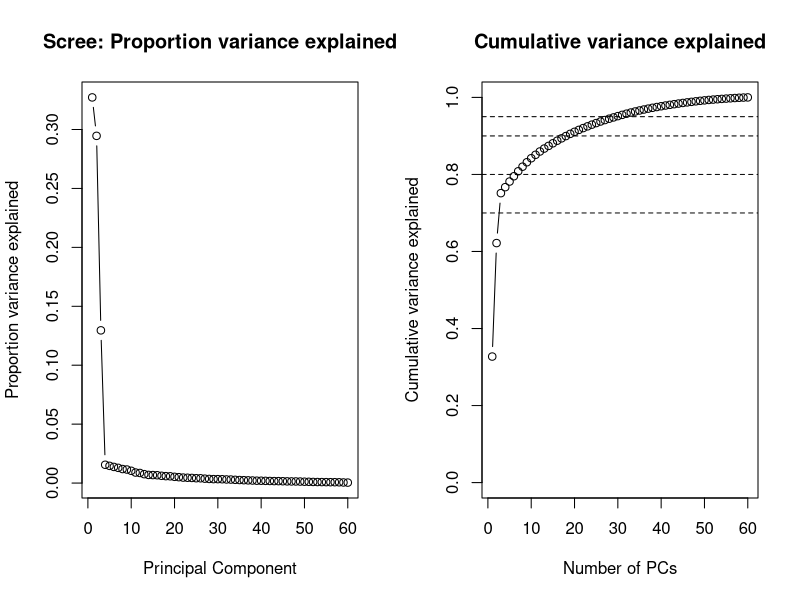
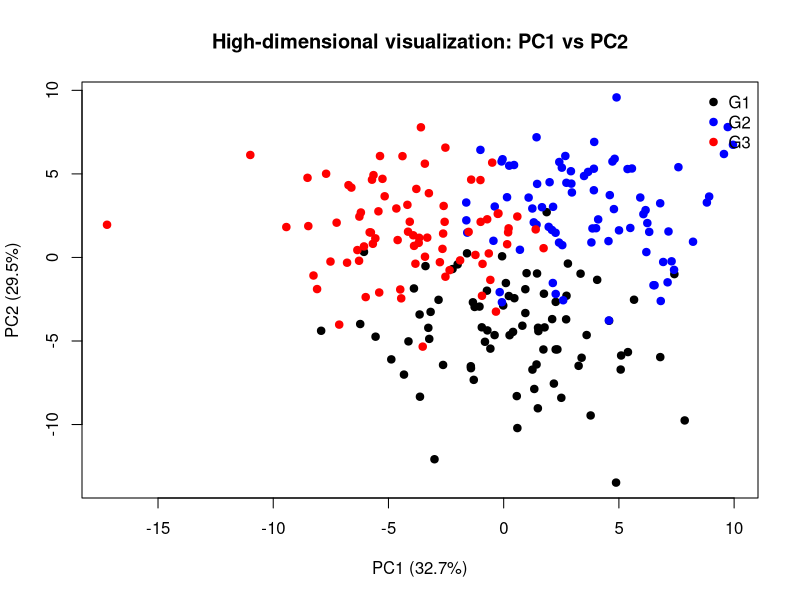
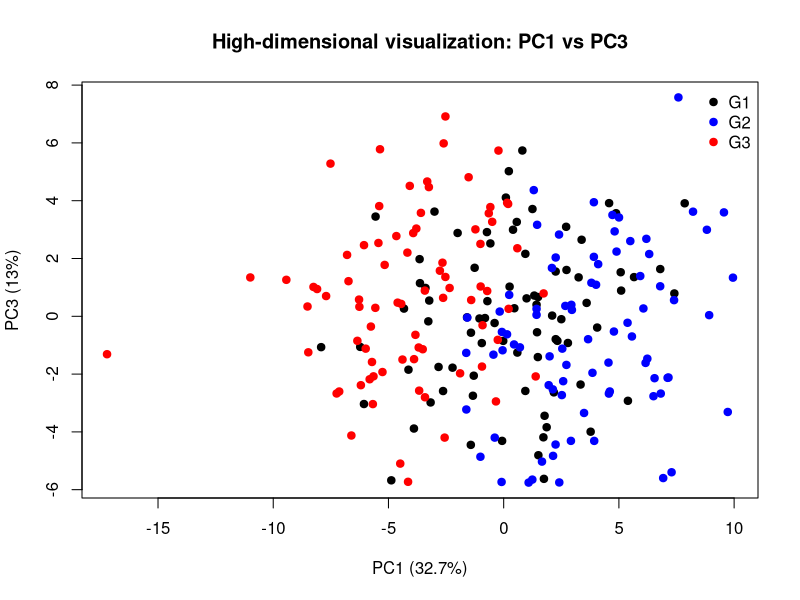

R code for these plots, in order:
# ============================================================
# PCA for high-dimensional visualization (simulated data)
# - Simulate p-dimensional data with known group structure
# - Run PCA and visualize PC1 vs PC2 (and optionally PC3)
# - Show how variance explained matters for interpretation
# ============================================================

set.seed(7670)

# ----------------------------
# 1) Simulate high-dimensional data with group structure
# ----------------------------
n_per_group <- 80
G <- 3
n <- n_per_group * G
p <- 60  # high dimension

group <- factor(rep(paste0("G", 1:G), each = n_per_group))

# Create a low-dimensional "signal" subspace of dimension q
q <- 3

# Latent scores for each observation (q-dimensional)
Z <- matrix(rnorm(n * q), nrow = n, ncol = q)

# Add group mean shifts in latent space (creates separable structure)
mu_latent <- rbind(
  c( 2.0,  0.0,  0.0),
  c( 0.0,  2.0,  0.0),
  c( 0.0,  0.0,  2.0)
)
Z <- Z + mu_latent[as.integer(group), ]

# Map latent signal into p-dimensional observed space via a random loading matrix
A <- matrix(rnorm(p * q), nrow = p, ncol = q)

# Noise level controls how visible separation is in PCs
sigma_eps <- 1.0
E <- matrix(rnorm(n * p, sd = sigma_eps), nrow = n, ncol = p)

# Observed data matrix (n x p)
X <- Z %*% t(A) + E
colnames(X) <- paste0("X", 1:p)

# ----------------------------
# 2) Run PCA
# ----------------------------
# Standardize since variables are arbitrary / on comparable footing
pca <- prcomp(X, center = TRUE, scale. = TRUE)

# Variance explained
eig <- pca$sdev^2
pve <- eig / sum(eig)

# Scree plot + cumulative variance explained
par(mfrow = c(1, 2))

plot(pve, type = "b",
     xlab = "Principal Component",
     ylab = "Proportion variance explained",
     main = "Scree: Proportion variance explained")

plot(cumsum(pve), type = "b", ylim = c(0, 1),
     xlab = "Number of PCs",
     ylab = "Cumulative variance explained",
     main = "Cumulative variance explained")
abline(h = c(0.7, 0.8, 0.9, 0.95), lty = 2)

par(mfrow = c(1, 1))

# ----------------------------
# 3) High-dim visualization: score plots
# ----------------------------
scores <- as.data.frame(pca$x)

# A simple color palette that doesn't require extra packages
cols <- setNames(c("black", "blue", "red"), levels(group))

plot(scores$PC1, scores$PC2,
     col = cols[group], pch = 19,
     xlab = paste0("PC1 (", round(100 * pve[1], 1), "%)"),
     ylab = paste0("PC2 (", round(100 * pve[2], 1), "%)"),
     main = "High-dimensional visualization: PC1 vs PC2")
legend("topright", legend = levels(group), col = cols, pch = 19, bty = "n")

# Optional: PC1 vs PC3 (sometimes separation appears off the PC1-PC2 plane)
plot(scores$PC1, scores$PC3,
     col = cols[group], pch = 19,
     xlab = paste0("PC1 (", round(100 * pve[1], 1), "%)"),
     ylab = paste0("PC3 (", round(100 * pve[3], 1), "%)"),
     main = "High-dimensional visualization: PC1 vs PC3")
legend("topright", legend = levels(group), col = cols, pch = 19, bty = "n")

# ----------------------------
# 4) A quick diagnostic: how well does 2D preserve group separation?
# ----------------------------
# Fit a simple LDA-like rule in PC space using nearest-centroid classification
# (No extra packages: classify by closest group centroid in (PC1, PC2).)

PC12 <- as.matrix(scores[, c("PC1", "PC2")])
centroids <- do.call(rbind, lapply(levels(group), function(g) colMeans(PC12[group == g, , drop = FALSE])))
rownames(centroids) <- levels(group)

pred <- apply(PC12, 1, function(u) {
  d <- rowSums((centroids - matrix(u, nrow = nrow(centroids), ncol = 2, byrow = TRUE))^2)
  rownames(centroids)[which.min(d)]
})

acc <- mean(pred == as.character(group))
acc

# ----------------------------
# Teaching notes (what to point out)
# ----------------------------
# - PCA is unsupervised: it does not use the group labels.
# - Separation in PC plots indicates that between-group variability aligns with high-variance directions.
# - Always report variance explained on axes; "no separation" may mean the separation is in PC3+.
# - If sigma_eps is increased, separation will degrade; if decreased, separation strengthens.
